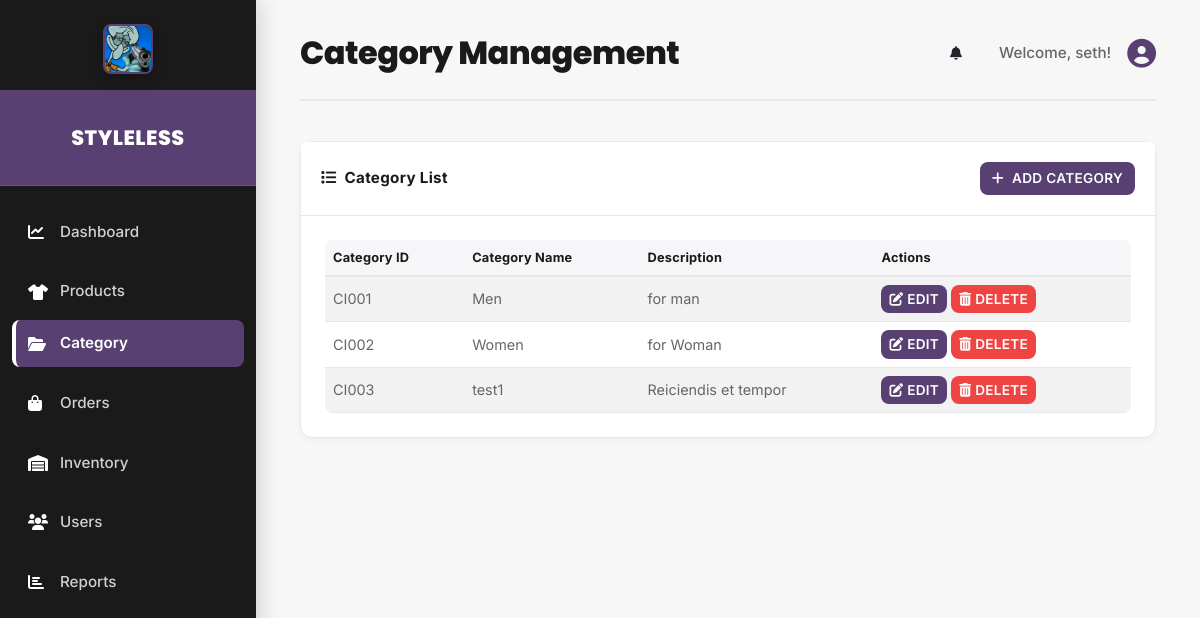
The page /admin/category (signed in) on the database its author committed.
### model/Category.py (models this page shows)
class Category(db.Model):
    id = db.Column(db.Integer, primary_key=True)
    name = db.Column(db.String(100), unique=True, nullable=False)
    description = db.Column(db.Text )

### routes/backend/category.py (the view)
@app.get('/admin/category')
def category():  # put application's code here
    module = 'category'
    rows = Category.query.all()
    return render_template('backend/category.html', active_page='category', module=module, categorys=rows,page_title='Category Management')

### app.py (called while the page is built)
@app.before_request
def before_request():
    url = request.path
    if url.startswith('/admin') and not url.startswith('/admin/login') and not url.startswith('/do_admin_login'):
        if session.get("user_id") is None:
            flash("Please log in first.", "warning")
            return redirect(url_for("admin_login"))
        if session.get("role") != 'admin':
            flash("Access denied. You do not have admin privileges.", "danger")
            return redirect(url_for("admin_login"))

### templates/backend/category.html (shortened to what this page needs)
<!DOCTYPE html>
<html lang="en">
<head>
    <link href="https://cdn.jsdelivr.net/npm/bootstrap@5.3.0/dist/css/bootstrap.min.css" rel="stylesheet">
    <link rel="stylesheet" href="https://cdnjs.cloudflare.com/ajax/libs/font-awesome/6.0.0-beta3/css/all.min.css">
    <link rel="stylesheet" href="{{ url_for('static', filename='css/admin.css') }}">
</head>
<body>
    <div class="d-flex" id="wrapper">
        {% include 'backend/sidebar.html' %}
        <div id="page-content-wrapper">
            <div class="container-fluid" id="main-content">
                {% include 'backend/header.html' %}
                <div class="card mt-4">
                    <div class="card-header d-flex justify-content-between align-items-center">
                        <span><i class="fas fa-list me-2"></i>Category List</span>
                        <a href="{{ url_for('addCategory_page') }}" class="btn btn-primary">
                            <i class="fas fa-plus me-2"></i>Add Category
                        </a>
                    </div>
                    <div class="card-body">
                        <div class="table-responsive">
                            <table class="table table-striped table-hover align-middle">
                                <thead>
                                    <tr>
                                        <th>Category ID</th>
                                        <th>Category Name</th>
                                        <th>Description</th>
                                        <th>Actions</th>
                                    </tr>
                                </thead>
                                <tbody>
                                    {% for category in categorys %}
                                    <tr>
                                        <td>CI{{ "%03d"|format(loop.index) }}</td>
                                        <td>{{ category.name }}</td>
                                        <td>{{ category.description }}</td>
                                        <td>
                                            <a href="{{ url_for('editCategory_page', category_id=category.id) }}"
                                                class="btn btn-sm btn-primary">
                                                <i class="fas fa-edit"></i> Edit
                                            </a>
                                            <button type="button" class="btn btn-sm btn-danger"
                                                onclick="confirmDelete('{{ category.id }}', '{{ category.name }}');">
                                                <i class="fas fa-trash-alt"></i> Delete
                                            </button>
                                        </td>
                                    </tr>
                                    {% endfor %}
                                </tbody>
                            </table>
                        </div>
                    </div>
                </div>
            </div>
        </div>
    </div>
</body>
</html>

### static/css/admin.css (style rules this page uses)
:root { --sidebar-bg: #1a1a1a; --main-bg: #f7f7f7; --accent-purple: #584073; --card-bg: #ffffff; --text-primary: #1a1a1a; --text-secondary: #666666; --text-light: #999999; --border-color: #e8e8e8; --shadow-sm: 0 2px 8px rgba(0, 0, 0, 0.04); --shadow-md: 0 8px 24px rgba(0, 0, 0, 0.08); --shadow-lg: 0 16px 40px rgba(0, 0, 0, 0.12); --sidebar-icon-color: #ffffff; --transition: all 0.3s cubic-bezier(0.4, 0, 0.2, 1); --font-primary: "Inter", -apple-system, BlinkMacSystemFont, "Segoe UI", sans-serif; --font-display: "Poppins", sans-serif; }
body { font-family: var(--font-primary); background-color: var(--main-bg); color: var(--text-primary); margin: 0; padding: 0; overflow-x: hidden; }
* { box-sizing: border-box; }
html, body { height: 100%; }
#wrapper { display: flex; height: 100%; }
#page-content-wrapper { width: 100%; padding: 2rem; margin-left: 16rem; transition: margin var(--transition); min-height: 100vh; background-color: var(--main-bg); }
.card { border-radius: 12px; border: 1px solid var(--border-color); box-shadow: var(--shadow-sm); margin-bottom: 1.5rem; background-color: var(--card-bg); transition: var(--transition); }
.card-header { background-color: var(--card-bg); border-bottom: 1px solid var(--border-color); font-weight: 700; padding: 1.25rem; border-top-left-radius: 11px; border-top-right-radius: 11px; color: var(--text-primary); font-size: 0.95rem; letter-spacing: 0.3px; }
.card-body { padding: 1.5rem; }
.table { --bs-table-hover-bg: rgba(88, 64, 115, 0.03); font-size: 0.9rem; margin-bottom: 0; }
.table th, .table td { vertical-align: middle; border-color: var(--border-color); }
.table th { background-color: rgba(88, 64, 115, 0.05); font-weight: 700; color: var(--text-primary); border-bottom: 2px solid var(--border-color); font-size: 0.8rem; letter-spacing: 0.2px; }
.table td { color: var(--text-secondary); }
.table-responsive { border-radius: 8px; overflow-x: auto; -webkit-overflow-scrolling: touch; }
.btn { font-weight: 600; letter-spacing: 0.3px; transition: var(--transition); text-transform: uppercase; font-size: 0.85rem; }
.btn-primary, .btn-success, .btn-info, .btn-warning, .btn-danger { border-radius: 8px; border: none; }
.btn-primary { background-color: var(--accent-purple); color: white; }
.btn-danger { background-color: #EF4444; }
@media (min-width: 992px) { #page-content-wrapper { margin-left: 16rem; width: calc(100% - 16rem); } }

### rows shown on the page
Category: index "001", name "Men", description "for man"
Category: index "002", name "Women", description "for Woman"
Category: index "003", name "test1", description "Reiciendis et tempor"

### other values the page prints
{{ page_title or 'Dashboard Overview' }} "Category Management"
{{ session.username }} "seth"
